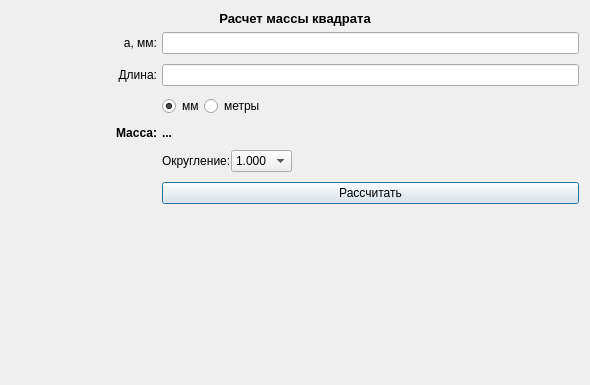
<?xml version="1.0" encoding="UTF-8"?>
<ui version="4.0">
 <class>Form</class>
 <widget class="QWidget" name="Form">
  <property name="geometry">
   <rect>
    <x>0</x>
    <y>0</y>
    <width>590</width>
    <height>385</height>
   </rect>
  </property>
  <property name="windowTitle">
   <string>Form</string>
  </property>
  <layout class="QGridLayout" name="gridLayout">
   <item row="2" column="1">
    <widget class="QLabel" name="Images">
     <property name="text">
      <string/>
     </property>
     <property name="pixmap">
      <pixmap>../../../Python/engineer_helper_appqt/data/images/square.png</pixmap>
     </property>
    </widget>
   </item>
   <item row="4" column="3">
    <spacer name="vertical_spacer">
     <property name="orientation">
      <enum>Qt::Vertical</enum>
     </property>
     <property name="sizeHint" stdset="0">
      <size>
       <width>20</width>
       <height>40</height>
      </size>
     </property>
    </spacer>
   </item>
   <item row="2" column="3" rowspan="2">
    <layout class="QGridLayout" name="gridLayout_2">
     <property name="sizeConstraint">
      <enum>QLayout::SetDefaultConstraint</enum>
     </property>
     <property name="leftMargin">
      <number>0</number>
     </property>
     <property name="rightMargin">
      <number>0</number>
     </property>
     <property name="horizontalSpacing">
      <number>5</number>
     </property>
     <property name="verticalSpacing">
      <number>10</number>
     </property>
     <item row="4" column="1">
      <layout class="QHBoxLayout" name="horizontalLayout">
       <item>
        <widget class="QRadioButton" name="radio_millimeters">
         <property name="tabletTracking">
          <bool>false</bool>
         </property>
         <property name="text">
          <string>мм</string>
         </property>
         <property name="checkable">
          <bool>true</bool>
         </property>
         <property name="checked">
          <bool>true</bool>
         </property>
         <property name="autoRepeat">
          <bool>false</bool>
         </property>
        </widget>
       </item>
       <item>
        <widget class="QRadioButton" name="radio_meters">
         <property name="text">
          <string>метры</string>
         </property>
        </widget>
       </item>
       <item>
        <spacer name="horizontal_spacer">
         <property name="orientation">
          <enum>Qt::Horizontal</enum>
         </property>
         <property name="sizeHint" stdset="0">
          <size>
           <width>40</width>
           <height>20</height>
          </size>
         </property>
        </spacer>
       </item>
      </layout>
     </item>
     <item row="6" column="1">
      <layout class="QHBoxLayout" name="horizontalLayout_2">
       <item>
        <widget class="QLabel" name="label_6">
         <property name="text">
          <string>Округление:</string>
         </property>
        </widget>
       </item>
       <item>
        <widget class="QComboBox" name="selection_rounding">
         <item>
          <property name="text">
           <string>1.000</string>
          </property>
         </item>
         <item>
          <property name="text">
           <string>1.00</string>
          </property>
         </item>
         <item>
          <property name="text">
           <string>1.0</string>
          </property>
         </item>
         <item>
          <property name="text">
           <string>1</string>
          </property>
         </item>
        </widget>
       </item>
       <item>
        <spacer name="horizontal_spacer_2">
         <property name="orientation">
          <enum>Qt::Horizontal</enum>
         </property>
         <property name="sizeHint" stdset="0">
          <size>
           <width>20</width>
           <height>20</height>
          </size>
         </property>
        </spacer>
       </item>
      </layout>
     </item>
     <item row="5" column="1">
      <widget class="QLabel" name="result_field">
       <property name="font">
        <font>
         <pointsize>9</pointsize>
         <weight>75</weight>
         <bold>true</bold>
        </font>
       </property>
       <property name="text">
        <string>...</string>
       </property>
       <property name="textFormat">
        <enum>Qt::AutoText</enum>
       </property>
      </widget>
     </item>
     <item row="0" column="0">
      <widget class="QLabel" name="label_2">
       <property name="text">
        <string>a, мм:</string>
       </property>
       <property name="alignment">
        <set>Qt::AlignRight|Qt::AlignTrailing|Qt::AlignVCenter</set>
       </property>
      </widget>
     </item>
     <item row="7" column="1">
      <widget class="QPushButton" name="button_calculate">
       <property name="text">
        <string>Рассчитать</string>
       </property>
       <property name="autoDefault">
        <bool>true</bool>
       </property>
       <property name="default">
        <bool>true</bool>
       </property>
      </widget>
     </item>
     <item row="5" column="0">
      <widget class="QLabel" name="label_5">
       <property name="font">
        <font>
         <pointsize>9</pointsize>
         <weight>75</weight>
         <bold>true</bold>
        </font>
       </property>
       <property name="text">
        <string>Масса:</string>
       </property>
       <property name="alignment">
        <set>Qt::AlignRight|Qt::AlignTrailing|Qt::AlignVCenter</set>
       </property>
      </widget>
     </item>
     <item row="2" column="1">
      <widget class="QLineEdit" name="input_field_length"/>
     </item>
     <item row="2" column="0">
      <widget class="QLabel" name="label_4">
       <property name="text">
        <string>Длина:</string>
       </property>
       <property name="alignment">
        <set>Qt::AlignRight|Qt::AlignTrailing|Qt::AlignVCenter</set>
       </property>
      </widget>
     </item>
     <item row="0" column="1">
      <widget class="QLineEdit" name="input_field_a">
       <property name="tabletTracking">
        <bool>true</bool>
       </property>
       <property name="focusPolicy">
        <enum>Qt::StrongFocus</enum>
       </property>
      </widget>
     </item>
     <item row="8" column="1">
      <spacer name="vertical_spacer_2">
       <property name="orientation">
        <enum>Qt::Vertical</enum>
       </property>
       <property name="sizeHint" stdset="0">
        <size>
         <width>20</width>
         <height>40</height>
        </size>
       </property>
      </spacer>
     </item>
    </layout>
   </item>
   <item row="2" column="0">
    <spacer name="horizontal_spacer_4">
     <property name="orientation">
      <enum>Qt::Horizontal</enum>
     </property>
     <property name="sizeType">
      <enum>QSizePolicy::Fixed</enum>
     </property>
     <property name="sizeHint" stdset="0">
      <size>
       <width>40</width>
       <height>20</height>
      </size>
     </property>
    </spacer>
   </item>
   <item row="2" column="2">
    <spacer name="horizontal_spacer_3">
     <property name="orientation">
      <enum>Qt::Horizontal</enum>
     </property>
     <property name="sizeType">
      <enum>QSizePolicy::Fixed</enum>
     </property>
     <property name="sizeHint" stdset="0">
      <size>
       <width>40</width>
       <height>20</height>
      </size>
     </property>
    </spacer>
   </item>
   <item row="0" column="0" colspan="4">
    <widget class="QLabel" name="label">
     <property name="enabled">
      <bool>true</bool>
     </property>
     <property name="font">
      <font>
       <pointsize>10</pointsize>
       <weight>75</weight>
       <bold>true</bold>
      </font>
     </property>
     <property name="layoutDirection">
      <enum>Qt::LeftToRight</enum>
     </property>
     <property name="text">
      <string>Расчет массы квадрата</string>
     </property>
     <property name="alignment">
      <set>Qt::AlignCenter</set>
     </property>
    </widget>
   </item>
  </layout>
 </widget>
 <tabstops>
  <tabstop>input_field_a</tabstop>
  <tabstop>input_field_length</tabstop>
  <tabstop>radio_millimeters</tabstop>
  <tabstop>radio_meters</tabstop>
  <tabstop>selection_rounding</tabstop>
  <tabstop>button_calculate</tabstop>
 </tabstops>
 <resources/>
 <connections/>
</ui>
